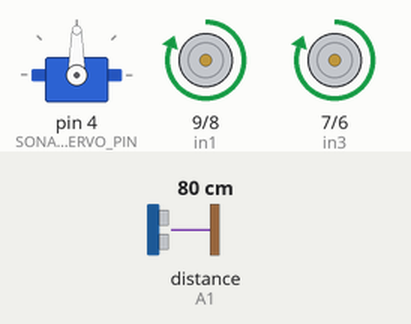
Simulated run of this sketch. Board: Arduino Uno, built with avr-gcc and run on an emulated ATmega328P. Shown: servo, motor-driver pin pairs drawn as motors (green arrow = first pin HIGH = forward, orange = second pin HIGH = backward, longer = more drive, scaled by the enable pin). Inputs (shaded band) come from the test bench; at power-on: distance to the obstacle (sensor on A1) 80 cm. The echo pulse lasts 58.3 µs per cm.

Above: at 1.2 s.
1.3 s: distance to the obstacle (sensor on A1) set to 22 cm
2.8 s: distance to the obstacle (sensor on A1) set to 17 cm
At 3.6 s:
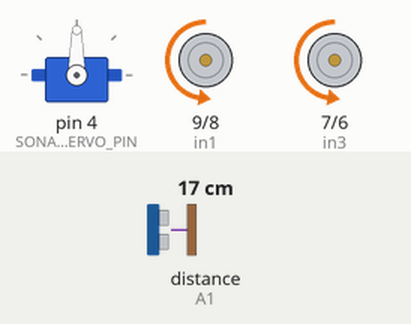
5.8 s: distance to the obstacle (sensor on A1) set to 35 cm
At 7.0 s:
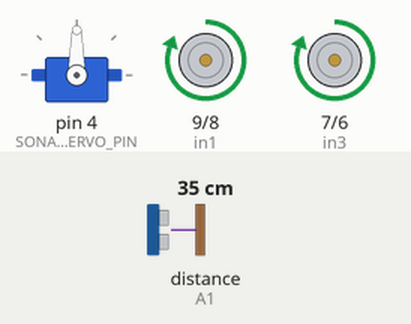
7.3 s: distance to the obstacle (sensor on A1) set to 2 cm
At 9.6 s:
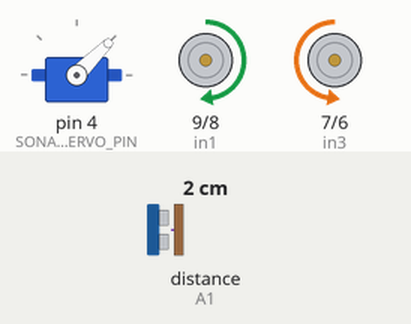
10.3 s: distance to the obstacle (sensor on A1) set to 60 cm
Timing chart, 0 to 14.3 s (numbered marks = the images above; inputs shaded):
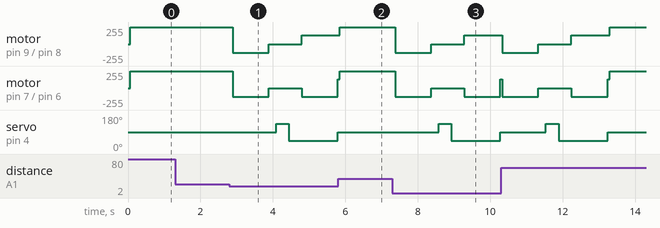

Measured:
- the behaviour switches between 20 and 19 cm on distance to the obstacle (sensor on A1) (found by bisection; images 0 and 1)
- after the input at 1.3 s, every drawn part: stays the same
- after the input at 2.8 s, motor on pin 9 (in1) / pin 8 (in2): forward 255/255 → backward 128/255 after 0.09 s, → stopped 1.0 s later, → forward 128/255 0.90 s later; motor on pin 7 (in3) / pin 6 (in4): forward 255/255 → backward 128/255 after 0.09 s, → stopped 1.0 s later, → backward 128/255 0.90 s later, → forward 128/255 1.0 s later
- after the input at 5.8 s, servo on pin 4 (SONAR_SERVO_PIN): stays 90° (without the input it goes to 135° after 1.2 s)
- after the input at 7.3 s, motor on pin 9 (in1) / pin 8 (in2): forward 255/255 → backward 128/255 after 0.08 s, → stopped 1.0 s later, → forward 128/255 0.90 s later; motor on pin 7 (in3) / pin 6 (in4): forward 255/255 → backward 128/255 after 0.08 s, → stopped 1.0 s later, → backward 128/255 0.90 s later, → forward 128/255 1.0 s later

The sketch:

smart_car.ino
```cpp
// Armuino (GF) --- Smart Robot Car ---
// Playlist: https://www.youtube.com/playlist?list=PLRFnGJH1nJiJxoO0woBW6vl_8URTQPhfL
// Smart Robot Car: Part 6 - Obstacle Avoidance Prototype Program Test
// Video Demo: https://www.youtube.com/watch?v=_XRHTeurU34

#include <Servo.h>
#include <NewPing.h>

// Pins on the Arduino Sensor Shield v5.0
#define SONAR_SERVO_PIN 4
#define TRIGGER_PIN     A0
#define ECHO_PIN        A1

#define MAX_DISTANCE    200

NewPing sonar(TRIGGER_PIN, ECHO_PIN, MAX_DISTANCE);
Servo myServo;

// Motor A [Right Side]
const int enA = 10;
const int in1 = 9;
const int in2 = 8;
// Motor B [Left Side]
const int enB = 5;
const int in3 = 7;
const int in4 = 6;

const int triggerDistance = 20;

// Variables
unsigned int time;            // to store how long it takes for the ultrasonic wave to come back
int distance;                 // to store the distance calculated from the sensor
int fDistance;                // to store the distance in front of the robot
int lDistance;                // to store the distance on the left side of the robot
int rDistance;                // to store the distance on the right side of the robot


char dist[3];
char rot[3];
int rotation = 0;
String output = "";

void setup()
{
  pinMode (TRIGGER_PIN, OUTPUT);
  pinMode (ECHO_PIN, INPUT);
  myServo.attach(SONAR_SERVO_PIN);  // Attaches the Servo to the Servo Object

  // set all the motor control pins to outputs
  pinMode(enA, OUTPUT);
  pinMode(enB, OUTPUT);
  pinMode(in1, OUTPUT);
  pinMode(in2, OUTPUT);
  pinMode(in3, OUTPUT);
  pinMode(in4, OUTPUT);
}

void loop()
{
  scan(90);                                //Get the distance retrieved
  fDistance = distance;
  if(fDistance < triggerDistance){
    moveBackwards(128);
    delay(1000);
    moveStop();
    scan(135);
    delay(300);
    rDistance = distance;
    if(rDistance < fDistance){
      scan(170);
      delay(300);
      rDistance = distance;
    }
    scan(45);
    delay(300);
    lDistance = distance;
    if(lDistance < fDistance){
      scan(3);
      delay(300);
      lDistance = distance;
    }
    if(lDistance < rDistance){
      moveRight(128);
      delay(1000);
      moveForward(128);
    }
    else{
      moveLeft(128);
      delay(1000);
      moveForward(128);
    }
  }
  else{
    moveForward(255);
  }
}

void scan(int deg)
{
  myServo.write(deg);
  delay(10);

  time = sonar.ping();
  distance = time / US_ROUNDTRIP_CM;
  delay(10);
  if(distance <= 0){
    distance = triggerDistance;
  }

  delay(30);
}

void moveForward(int speed)
{
  // turn on motor A
  digitalWrite(in1, HIGH);
  digitalWrite(in2, LOW);

  // turn on motor B
  digitalWrite(in3, HIGH);
  digitalWrite(in4, LOW);

  analogWrite(enA, speed);
  analogWrite(enB, speed);
}

void moveBackwards(int speed)
{
  // turn on motor A
  digitalWrite(in1, LOW);
  digitalWrite(in2, HIGH);

  // turn on motor B
  digitalWrite(in3, LOW);
  digitalWrite(in4, HIGH);

  analogWrite(enA, speed);
  analogWrite(enB, speed);
}

void moveRight(int speed)
{
  // turn on motor A
  digitalWrite(in1, LOW);
  digitalWrite(in2, HIGH);

  // turn off motor B
  digitalWrite(in3, HIGH);
  digitalWrite(in4, LOW);

  analogWrite(enA, speed);
  analogWrite(enB, speed);
}

void moveLeft(int speed)
{
  // turn on motor A
  digitalWrite(in1, HIGH);
  digitalWrite(in2, LOW);

  // turn off motor B
  digitalWrite(in3, LOW);
  digitalWrite(in4, HIGH);

  analogWrite(enA, speed);
  analogWrite(enB, speed);
}

void moveStop()
{
  digitalWrite(in1, LOW);
  digitalWrite(in2, LOW);
  digitalWrite(in3, LOW);
  digitalWrite(in4, LOW);

  delay(200);
}
```
